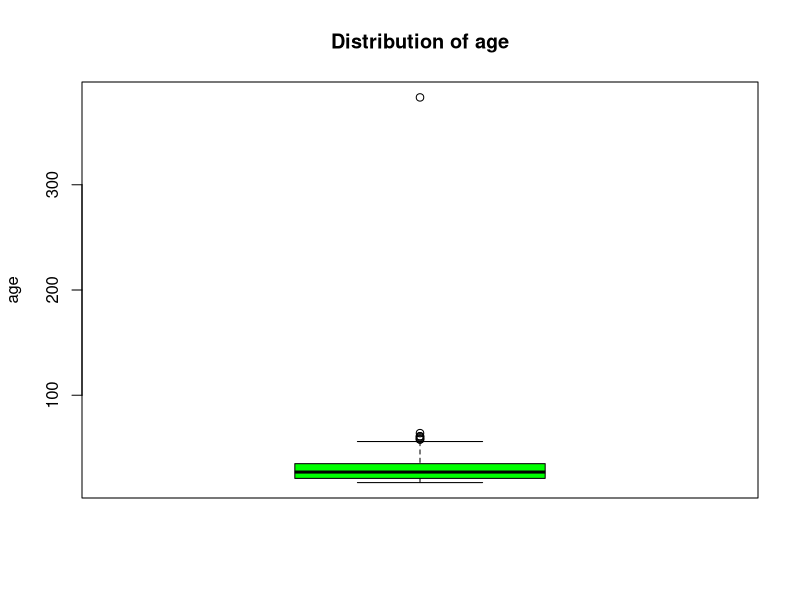
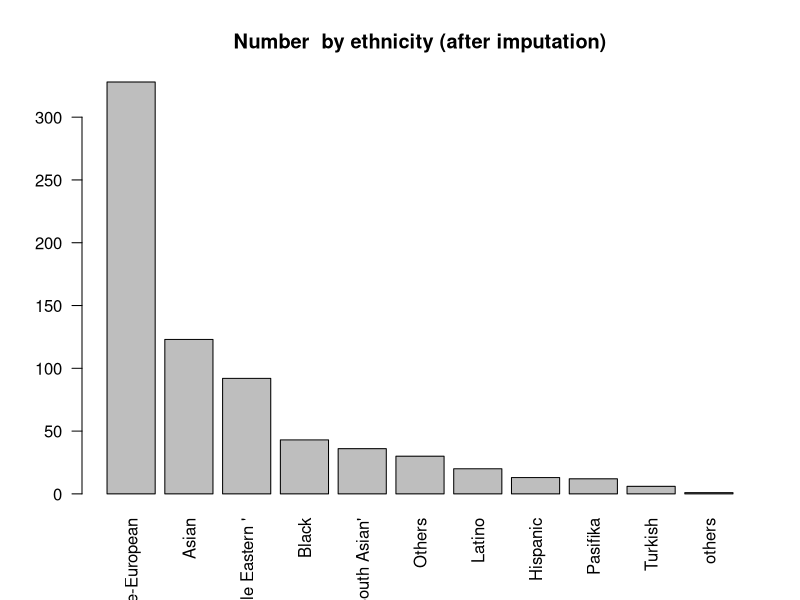
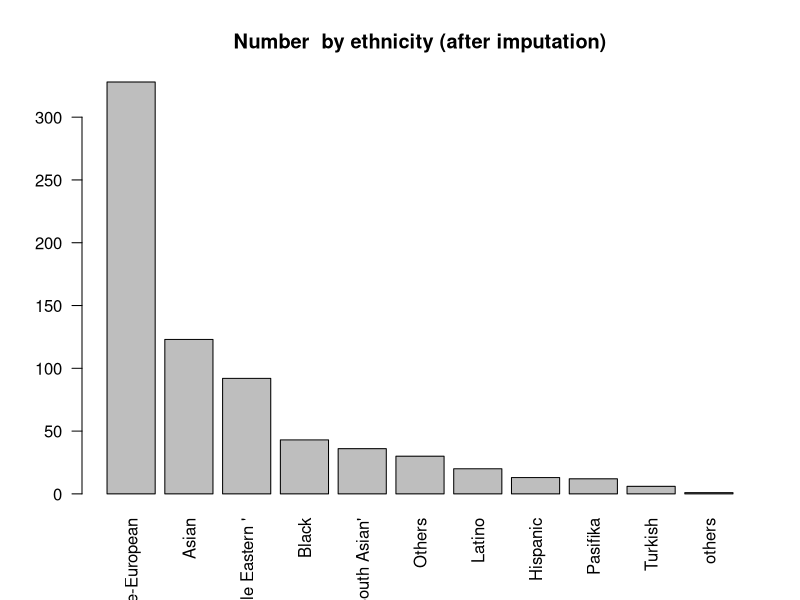
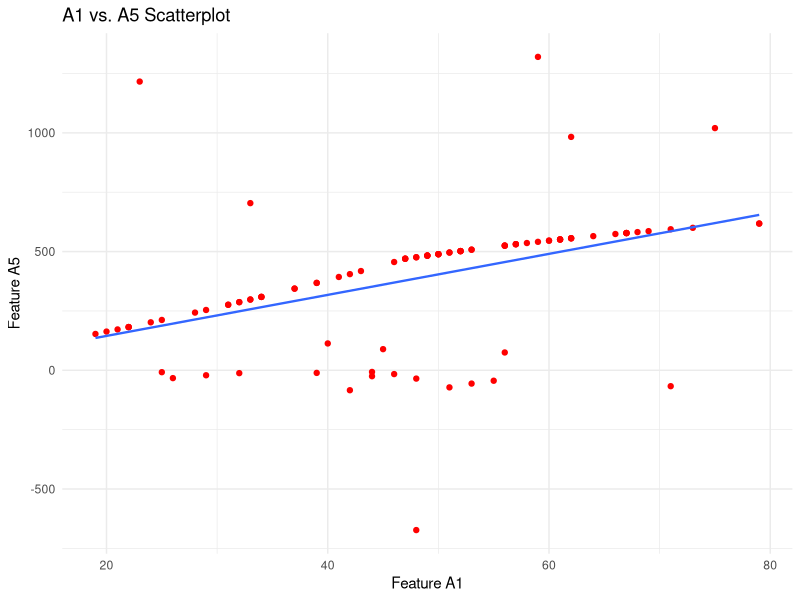
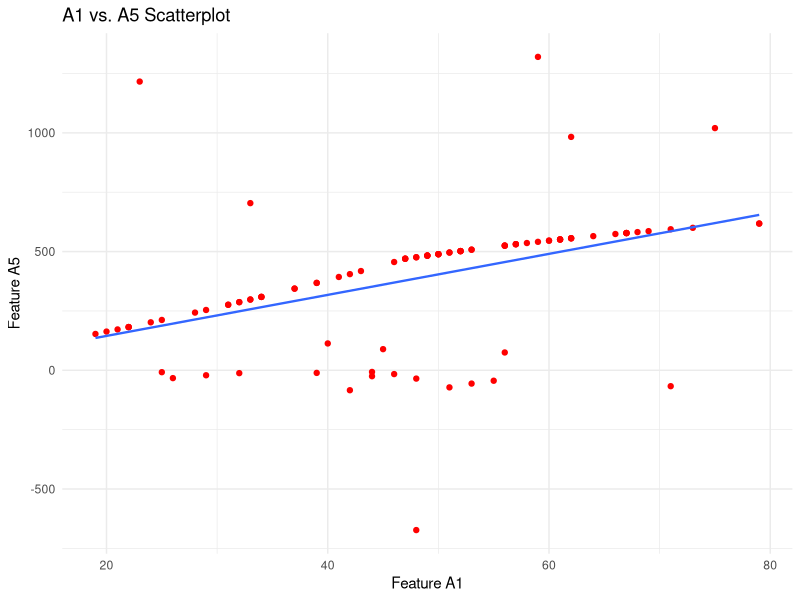

These charts were generated, in order, by the following R code:
## ---- chunk 1
#read data 
d <- read.csv("autism-adult.csv")

class(d$age)
# convert age to numeric 
d$age <- as.numeric(d$age)
mean_age <- mean(d$age,   na.rm = TRUE)
median_age <- median(d$age, na.rm = TRUE)
sd_age   <- sd(d$age , na.rm = TRUE)

# c(): concatenates results into a named vector for clear printing.
c(mean   = mean_age,
  median = median_age,
  sd     = sd_age)
## ---- chunk 2
# na.rm = TRUE discards any missing values before calculation.
quart_age <- quantile(d$age,
                      probs = c(0.25, 0.50, 0.75),
                      na.rm = TRUE)
# Store the individual quartile statistics in clearly named variables for easy reference.
Q1_age <- quart_age[1]   # first quartile (25th percentile)
Q2_age <- quart_age[2]   # second quartile (median / 50th percentile)
Q3_age <- quart_age[3]   # third quartile (75th percentile)

# c(): concatenates results into a named vector for clear printing.
# Q1_exp, Q2_exp, Q3_exp: quartile statistics calculated above.
c(Q1 = Q1_age,
  Q2 = Q2_age,
  Q3 = Q3_age)

age_max <-  max(d$age , na.rm = TRUE)
age_max 

## ---- chunk 3
boxplot(d$age,
        main = "Distribution of age",ylab = "age",col = "green",notch = FALSE,
        na.rm = TRUE)
## ---- chunk 4


# min() and max(): find the observed minimum and maximum; na.rm = TRUE skips missing values.
min_age <- min(d$age, na.rm = TRUE) 
min_age
max_age <- max(d$age, na.rm = TRUE)   
max_age
# Implement min-max rescaling to the [0, 1] interval with the classic formula:
# (x − min) / (max − min).  Replace the original column with the rescaled values.
d$age <- (d$age - min_age) / (max_age - min_age)


# Provide the rescaled years_experience for the seventh observation (row 7).
d$age[7]
## ---- chunk 5
#| results: hide
#| fig-show: hide  

# Convert any empty strings ("") to real NA values so they are treated as missing.
# The dplyr package supplies tabular data‐manipulation including filtering, selecting,
# mutating, summarizing, arranging, and joining.
d$country_of_res <- dplyr::na_if(d$country_of_res, "")


# table(): tabulates frequencies of each unique value; useNA = "no" excludes missing values.
freq_loc <- table(d$country_of_res, useNA = "no")


library(modeest)
mode_loc <- modeest::mfv(d$country_of_res, na_rm = TRUE)

# list(): combines the frequency table and the mode into a single named object for clear printing.
# freq_loc, mode_loc: results created above.
list(frequencies = freq_loc,
     mode        = mode_loc)
## ---- chunk 6
#| echo: false
list(frequencies = freq_loc,
     mode        = mode_loc)
## ---- chunk 7
#| results: hide
#| fig-show: hide  

# Convert any empty strings ("") to real NA values so they are treated as missing.
# dplyr::na_if(): replaces "" with NA for cleaner missing-value handling.

# First, replace empty strings
d$ethnicity <- dplyr::na_if(d$ethnicity, "")

# Second, replace question marks
d$ethnicity <- dplyr::na_if(d$ethnicity, "?")


before_sum <- sum(is.na(d$ethnicity))                       # count missing values
before_table <- table(d$ethnicity, useNA = "ifany")         # frequency table incl. NA

# ---- Impute missing ethnicity with the mode (most common category) ----
# The modeest package supplies several functions to estimate the statistical mode
# modeest::mfv(): returns the most frequent value(s) (mode) of a vector.
# na_rm = TRUE discards NA values before calculation.
library(modeest)
ethnicity_mode <- modeest::mfv(d$ethnicity, na_rm = TRUE)  # most frequent level

# The tidyr package reshapes messy data frames into “tidy” form.
# tidyr::replace_na(): replaces NA values with a specified value.
d$ethnicity <- tidyr::replace_na(d$ethnicity, ethnicity_mode)

# Verify that imputation succeeded and inspect updated frequencies.
sum(is.na(d$ethnicity))                          # should now be 0
table(d$ethnicity)                               # frequency table after fill
## ---- chunk 8
#| echo: false
before_sum
before_table
sum(is.na(d$ethnicity))                          # count missing values
table(d$ethnicity, useNA = "ifany")              # frequency table incl. NA


## ---- chunk 9
#| results: hide
#| fig-show: hide 
#  title.
barplot(sort(table(d$ethnicity), decreasing = TRUE),
        las   = 2,
        main  = "Number  by ethnicity (after imputation)")
## ---- chunk 10
#| echo: false
barplot(sort(table(d$ethnicity), decreasing = TRUE),
        las   = 2,
        main  = "Number  by ethnicity (after imputation)")
## ---- chunk 11
# Ensure gender is treated as a categorical factor before coding.
d$gender <- as.factor(d$gender)

# remove_first_dummy = TRUE: omit the first level’s dummy to prevent perfect multicollinearity.
library(fastDummies)
d <- fastDummies::dummy_cols(
        d,
        select_columns       = "gender",
        remove_selected_columns = TRUE,
        remove_first_dummy   = TRUE
      )

# Extract the dummy-coded columns for the last ten observations to illustrate the result.
# grep("^ gender", names(d)) finds every new dummy column created above.
coded_gender_last10 <- tail(d[ , grep("^gender_", names(d)) ], 10)
coded_gender_last10
## ---- chunk 12
#| results: hide
#| fig-show: hide 
# Clean blank strings ("") so that uniqueness counts are not distorted.
# dplyr::mutate(across()): applies a transformation across columns that meet a condition.
library(dplyr)
d_mutate <- mutate(d, across(where(is.character), ~ dplyr::na_if(.x, "")))

# Helper function to classify a single vector.
# Rule derived from lecture: non-numeric → discrete; 
# numeric with ≤ 10 unique values = discrete; else continuous.
discrete_or_continuous <- function(vec) {
  if (!is.numeric(vec)) {
    return("discrete")
  }
  uniq <- length(unique(vec[!is.na(vec)]))   # unique() ignores duplicates; !is.na() excludes NAs.
  if (uniq <= 10) "discrete" else "continuous"
}

# sapply(): applies the helper to every column; returns a named character vector of classifications.
feature_type <- sapply(d_mutate, discrete_or_continuous)

# Separate names by class for easy reading.
discrete_feats   <- names(feature_type[feature_type == "discrete"])
continuous_feats <- names(feature_type[feature_type == "continuous"])

# Present the results as a list so they print cleanly in the console.
list(discrete   = discrete_feats,
     continuous = continuous_feats)

## ---- chunk 13
#| echo: false
list(discrete   = discrete_feats,
     continuous = continuous_feats)
## ---- chunk 14
#| results: hide
#| fig-show: hide 
# Convert blank strings ("") in character columns to real NA so counts & classes are accurate.
# dplyr::mutate(across()): applies a function across every character column that meets the condition.
library(dplyr)
d_mutate <- mutate(d, across(where(is.character), ~ dplyr::na_if(.x, "")))

# Determine the base R class of each column.
# sapply(): iterates over the data frame’s columns; class() returns each column’s type label.
col_classes <- sapply(d_mutate, class)

# A column is numeric if its class is "numeric" or "integer"; otherwise treat it as non‑numeric.
numeric_flags <- col_classes %in% c("numeric", "integer")

# Separate the feature names by class.
numeric_feats     <- names(col_classes[numeric_flags])
nonnumeric_feats  <- names(col_classes[!numeric_flags])

# Present the results as a list so they print cleanly in the console.
list(numeric     = numeric_feats,
     non_numeric = nonnumeric_feats)
## ---- chunk 15
#| echo: false
list(numeric     = numeric_feats,
     non_numeric = nonnumeric_feats)
## ---- chunk 16
#| results: hide
#| fig-show: hide 
# head(): shows the first rows
show_data <- head(d, n = 4)
show_data
## ---- chunk 17
#| echo: false
head(d, n = 4)
## ---- chunk 18
#| results: hide
#| fig-show: hide 
d <- read.csv("correlation.csv")

# Remove rows that contain missing values in either feature before plotting.
# tidyr::drop_na(): drops rows with NA in the selected columns.
d_clean <- tidyr::drop_na(d, A1, A5)

# Ensure both features are numeric so the scatterplot has meaningful axes.
# suppressWarnings(): hides coercion warnings; as.numeric(): converts to numeric.
d_clean$A1 <- suppressWarnings(as.numeric(d_clean$A1))
d_clean$A5 <- suppressWarnings(as.numeric(d_clean$A5))

library(ggplot2)
ggplot(d_clean, aes(x = A1, y = A5)) +
  geom_point(color = "red") +
  geom_smooth(method = "lm", se = FALSE, linewidth = 0.8) +
  labs(title = "A1 vs. A5 Scatterplot",
       x = "Feature A1",
       y = "Feature A5") +
  theme_minimal()
## ---- chunk 19
#| echo: false
ggplot(d_clean, aes(x = A1, y = A5)) +
  geom_point(color = "red") +
  geom_smooth(method = "lm", se = FALSE, linewidth = 0.8) +
  labs(title = "A1 vs. A5 Scatterplot",
       x = "Feature A1",
       y = "Feature A5") +
  theme_minimal()
## ---- chunk 20
#| results: hide
#| fig-show: hide 
d <- read.csv("correlation.csv")

# Create a vector of column names to clean.
cols <- paste0("A", 1:5)

# Ensure every feature is numeric for a valid Pearson correlation.
# suppressWarnings(): hides coercion warnings; as.numeric(): converts to numeric.
for (v in cols) d[[v]] <- suppressWarnings(as.numeric(d[[v]]))

cor_mat <- cor(d[cols], use = "pairwise.complete.obs", method = "pearson")

# Print the correlation matrix so we  can see the result.
cor_mat
## ---- chunk 21
#| echo: false
cor_mat
## ---- chunk 22
#| results: hide
#| fig-show: hide 
d <- read.csv("correlation.csv")

# Create a vector of column names to clean.
cols <- paste0("A", 1:5)

# Ensure every feature is numeric for a valid Pearson correlation.
# suppressWarnings(): hides coercion warnings; as.numeric(): converts to numeric.
for (v in cols) d[[v]] <- suppressWarnings(as.numeric(d[[v]]))


cor_mat <- cor(d[cols], use = "pairwise.complete.obs", method = "pearson")
## ---- chunk 23
#| results: hide
#| fig-show: hide 
lapply(c("tidyr", "tibble"), library, character.only = TRUE)
cor_df <- cor_mat %>%                # start with the matrix
  as.data.frame() %>%                # 1. make it a data frame so tidy verbs work
  rownames_to_column("Feature1") %>% # 2. preserve row names as a real column
  pivot_longer(                      # 3. pivot from wide to long:
      -Feature1,                     #    everything *except* Feature1 …
      names_to  = "Feature2",        #    … becomes Feature2
      values_to = "r") %>%           #    correlations go into column r
  filter(Feature1 < Feature2) %>%    # 4. keep only upper-triangle rows:
                                     #    same pair once, drop the 1.0 diagonal
  mutate(abs_r = abs(r)) %>%         # 5. add |r| so we rank by strength
  arrange(desc(abs_r))               # 6. strongest correlation first

# Extract the top row: the feature pair with the largest |r|.
strongest <- cor_df[1, ]

# Report the pair, the correlation coefficient, and its sign.
list(
  feature_pair   = paste(strongest$Feature1, strongest$Feature2, sep = " – "),
  correlation_r  = strongest$r,
  correlation_is = ifelse(strongest$r > 0, "positive", "negative")
)

## ---- chunk 24
#| echo: false
list(
  feature_pair   = paste(strongest$Feature1, strongest$Feature2, sep = " – "),
  correlation_r  = strongest$r,
  correlation_is = ifelse(strongest$r > 0, "positive", "negative")
)
## ---- chunk 25
d <- read.csv("correlation.csv")
# DEFINE the columns we want to normalize
cols <- c("A1", "A2", "A3", "A4", "A5")
# Apply z-score normalization column-wise.

d[cols] <- as.data.frame(scale(d[cols], center = TRUE, scale = TRUE))

# Optional: inspect the first few rows to confirm transformation.
inspect_data <- head(d[cols])

## ---- chunk 26
#| results: hide
#| fig-show: hide 

# Create a vector of column names to clean.
cols <- paste0("A", 1:5)

# Compute the Pearson correlation matrix, handling missing values pairwise.
# observations for each pair; method = "pearson" is the default linear correlation.
cor_mat_norm <- cor(d[cols], use = "pairwise.complete.obs", method = "pearson")

library(cli)
cli::cat_rule("Correlation matrix (raw features)")
print(cor_mat)

cli::cat_rule("Correlation matrix (normalized features)")
print(cor_mat_norm)
## ---- chunk 27
#| echo: false
cli::cat_rule("Correlation matrix (raw features)")
print(cor_mat)

cli::cat_rule("Correlation matrix (normalized features)")
print(cor_mat_norm)
